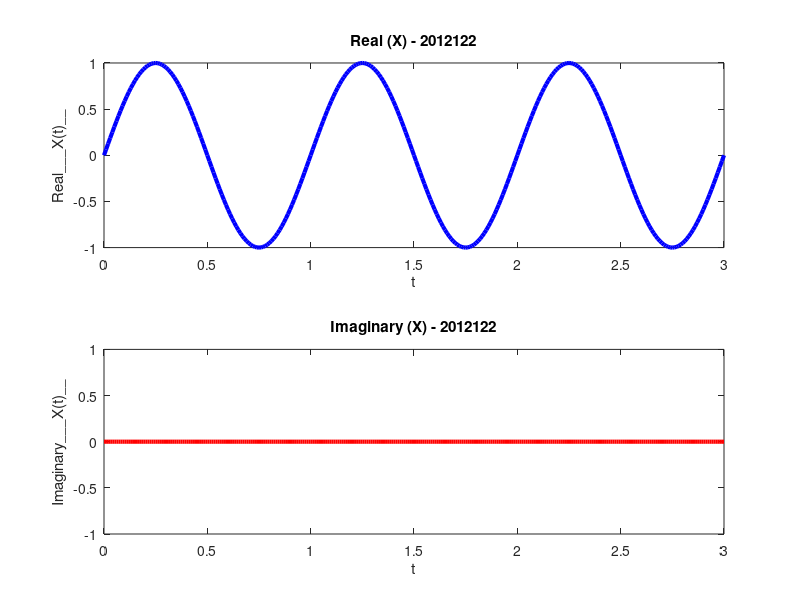

Write the MATLAB code that produced this figure.
t = 0 : 0.01 : 3;
f = 1;
X = sin(2*pi*f*t);

x1 = real(X);
subplot(2,1,1);
plot(t, x1, 'b', 'LineWidth', 3);
title('Real (X) - 2012122');
xlabel('t'); ylabel('Real___X(t)__');

x2 = imag(X);
subplot(2,1,2);
plot(t, x2, 'r', 'LineWidth', 3);
title('Imaginary (X) - 2012122');
xlabel('t'); ylabel('Imaginary___X(t)__');

print ('Exp3_2a','-dpdf','-fillpage');